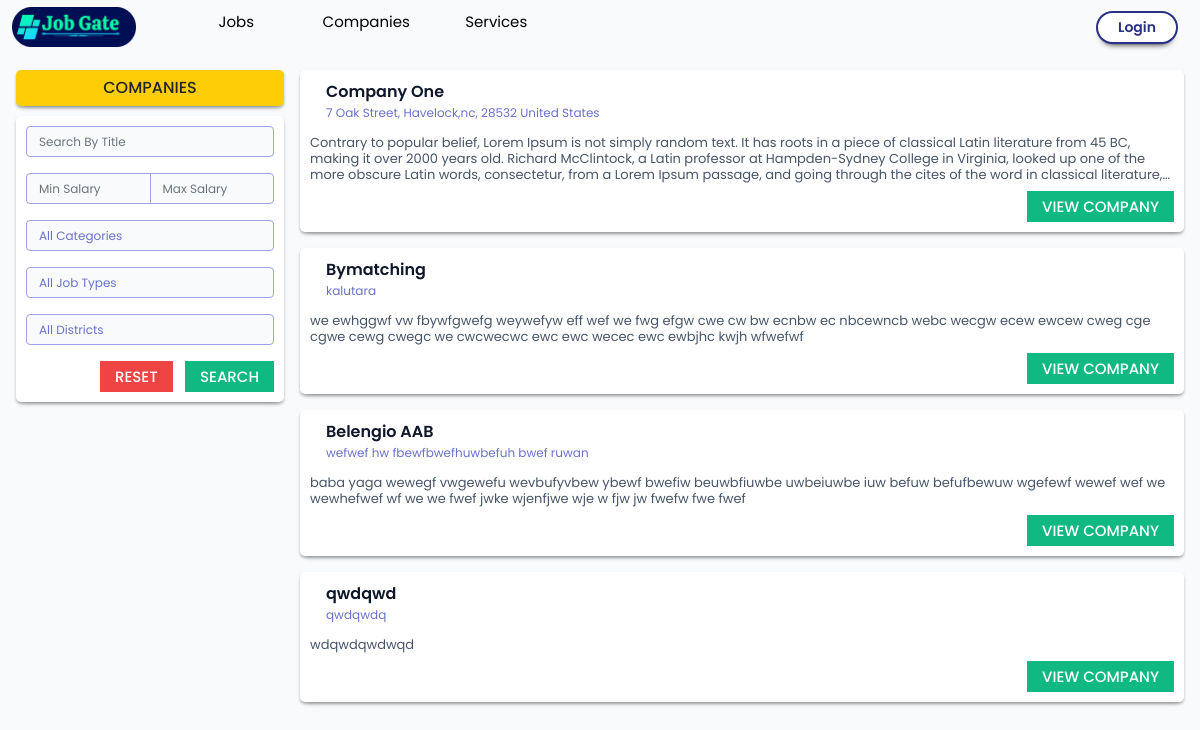
The page /companies.php on the database its author committed.
### tables this page shows
CREATE TABLE `companies` (
  `user_id` int(11) NOT NULL,
  `name` varchar(200) NOT NULL,
  `address` varchar(300) NOT NULL,
  `district_id` int(11) DEFAULT NULL,
  `description` text NOT NULL,
  `logo` varchar(30) NOT NULL,
  `website` varchar(200) DEFAULT NULL,
  `linkedin` varchar(200) DEFAULT NULL,
  `mobile` varchar(10) DEFAULT NULL
);

### components/job_filter_card.php (the view, shortened to what this page needs)
<div class="job-filter-form card-basic">
    <div class="input-group mb-3">
        <input class="form-control" type="text" name="search_q" id="search_q" placeholder="Search By Title">
    </div>
    <div class="input-group mb-3">
        <input class="form-control" type="text" name="min_sal" id="min_sal" placeholder="Min Salary">
        <input class="form-control" type="text" name="max_sal" id="max_sal" placeholder="Max Salary">
    </div>
    <select id="job_cat" class="form-select mb-3">
        <option value="" selected>All Categories</option>
    </select>
    <select id="job_type" class="form-select mb-3">
        <option value="" selected>All Job Types</option>
    </select>
    <select id="dist" class="form-select mb-3">
        <option value="" selected>All Districts</option>
    </select>
    <div class="btn-wrap-right">
        <button class="btn-red me-2" onclick="resetFilters()">RESET</button>
        <button class="btn-green" onclick="filterJobByAll()">SEARCH</button>
    </div>
</div>

### companies.php (shortened to what this page needs)
<!DOCTYPE html>
<html lang="en">
<head>
    <?php include('./components/header_links.php'); ?>
</head>
<body>
    <?php include('./components/navigation.php'); ?>
    <div class="row gx-0">
        <div class="col-lg-3 px-3 py-3">
            <div class="btn-title">Companies</div>
            <?php include('./components/job_filter_card.php'); ?>
        </div>
        <div id="job-results" class="col-lg-9 py-3 pe-3 ps-3 ps-lg-0">
            <?php
            $sql = "SELECT * FROM companies";
            $result = $__conn->query($sql);
            while ($row = $result->fetch_assoc()) {
            ?>
            <?php include('./components/company_card.php'); ?>
            <?php } ?>
        </div>
    </div>
</body>
</html>

### components/company_card.php (shortened to what this page needs)
<div class="company-card card-basic mb-3">
    <div class="row">
        <div class="col-12 d-flex">
            <div class="ms-3">
                <div class="name"><?php echo $row['name']; ?></div>
                <div class="address"><?php echo $row['address']; ?></div>
            </div>
        </div>
        <div class="col-12">
            <div class="desc mt-2"><?php echo $row['description']; ?></div>
            <div class="btn-wrap-right mt-2">
                <?php
                if(array_key_exists('ses_user_id', $_SESSION)){
                    $color = $name = "";
                    ?>
                    onclick="followCompany(<?php echo $row['user_id']; ?>)"><?php echo $name;?></button><?php }?><a
                    class="no-link" href="view_company.php?id=<?php echo $row['user_id']; ?>"><button
                        class="btn-green">View Company</button></a>
            </div>
        </div>
    </div>
</div>

### css/main.css (style rules this page uses)
:root { --blue-1: #2b3087; --blue-2: #4b51ac; --blue-3: #6b71cb; --blue-4: #9fa2e7; --blue-5: #e6e7fe; --green-1: #064e3b; --green-2: #047857; --green-3: #10b981; --green-4: #6ee7b7; --green-5: #ecfdf5; --red-1: #830404; --red-2: #b60303; --red-3: #ef4444; --red-4: #ff9191; --red-5: #fef2f2; --yellow-1: #ffcd05; --yellow-2: #f7ce46; --yellow-3: #f7d977; --yellow-4: #f3e5ab; --yellow-5: #f7f0d9; --bgc-1: #0f172a; --bgc-2: #1e293b; --bgc-3: #334155; --bgc-4: #475569; --bgc-5: #64748b; --bgc-6: #94a3b8; --bgc-7: #cbd5e1; --bgc-8: #e2e8f0; --bgc-9: #f8fafc; --bgc-10: #f8fafc; --shade-light: #ffffff; --shade-dark: #000000cc; --b: #000; --w: #fff; --shadow-btn: 0px 6px 6px -6px #000000; --shadow-box: 0px 6px 6px -6px #0000004f, 0 2px 3px #00000046; --shadow-box2: 0px 6px 6px -6px #0000004f, 0 2px 3px #00000013; }
* { font-family: "Roboto Slab", serif; font-family: "Poppins", sans-serif; }
.form-control, .form-select, .form-control:focus { background: #f8fafc; border: 1px solid #9fa2e7; font-weight: 400; font-size: 12px; line-height: 17px; color: var(--blue-3); }
body { background-color: #f8fafc; user-select: none; }
.no-link { text-decoration: none !important; }
.btn-wrap-right { width: 100%; text-align: right; }
.btn-green, .btn-green:active, .btn-green:focus { line-height: 15px; padding: 8px 15px; color: #fff; background-color: var(--green-3) !important; font-size: 15px !important; font-weight: 500 !important; border: none !important; text-transform: uppercase !important; }
.btn-red, .btn-red:active, .btn-red:focus { line-height: 15px; padding: 8px 15px; color: #fff; background-color: var(--red-3) !important; font-size: 15px !important; font-weight: 500 !important; border: none !important; text-transform: uppercase !important; }
.company-card .name { font-size: 16px; color: var(--bgc-1); font-weight: 600; }
.company-card .address { font-size: 12px; color: var(--blue-3); font-weight: 400; margin-bottom: 5px; }
.company-card .desc { line-height: 16px; font-size: 13px; color: var(--bgc-4); font-weight: 400; overflow: hidden; text-overflow: ellipsis; white-space: initial; display: -webkit-box; -webkit-line-clamp: 3; -webkit-box-orient: vertical; max-height: 48px; }
.btn-title { background-color: var(--yellow-1); padding: 6px 10px; font-weight: 500; text-transform: uppercase; text-align: center; margin-bottom: 10px; border-radius: 5px; box-shadow: var(--shadow-box); }
.card-basic { background-color: var(--w); padding: 10px; box-shadow: var(--shadow-box); border-radius: 5px; }

### rows shown on the page
companies: name "Company One", address "7 Oak Street, Havelock,nc, 28532 United States", description "Contrary to popular belief, Lorem Ipsum is not simply random text. It has roots in a piece of classical Latin literature from 45 BC, making it over 2000 years old. Richard McClintock, a Latin professor at Hampden-Sydney College in Virginia, looked up one of the more obscure Latin words, consectetur, from a Lorem Ipsum passage, and going through the cites of the word in classical…"
companies: name "Bymatching", address "kalutara", description "we ewhggwf vw fbywfgwefg weywefyw eff wef we fwg efgw cwe cw bw ecnbw ec nbcewncb webc wecgw ecew ewcew cweg cge cgwe cewg cwegc we cwcwecwc ewc ewc wecec ewc ewbjhc kwjh wfwefwf"
companies: name "Belengio AAB", address "wefwef hw fbewfbwefhuwbefuh bwef ruwan", description "baba yaga wewegf vwgewefu wevbufyvbew ybewf bwefiw beuwbfiuwbe uwbeiuwbe iuw befuw befufbewuw wgefewf wewef wef we wewhefwef wf we we fwef jwke wjenfjwe wje w fjw jw fwefw fwe fwef"
companies: name "qwdqwd", address "qwdqwdq", description "wdqwdqwdwqd"
